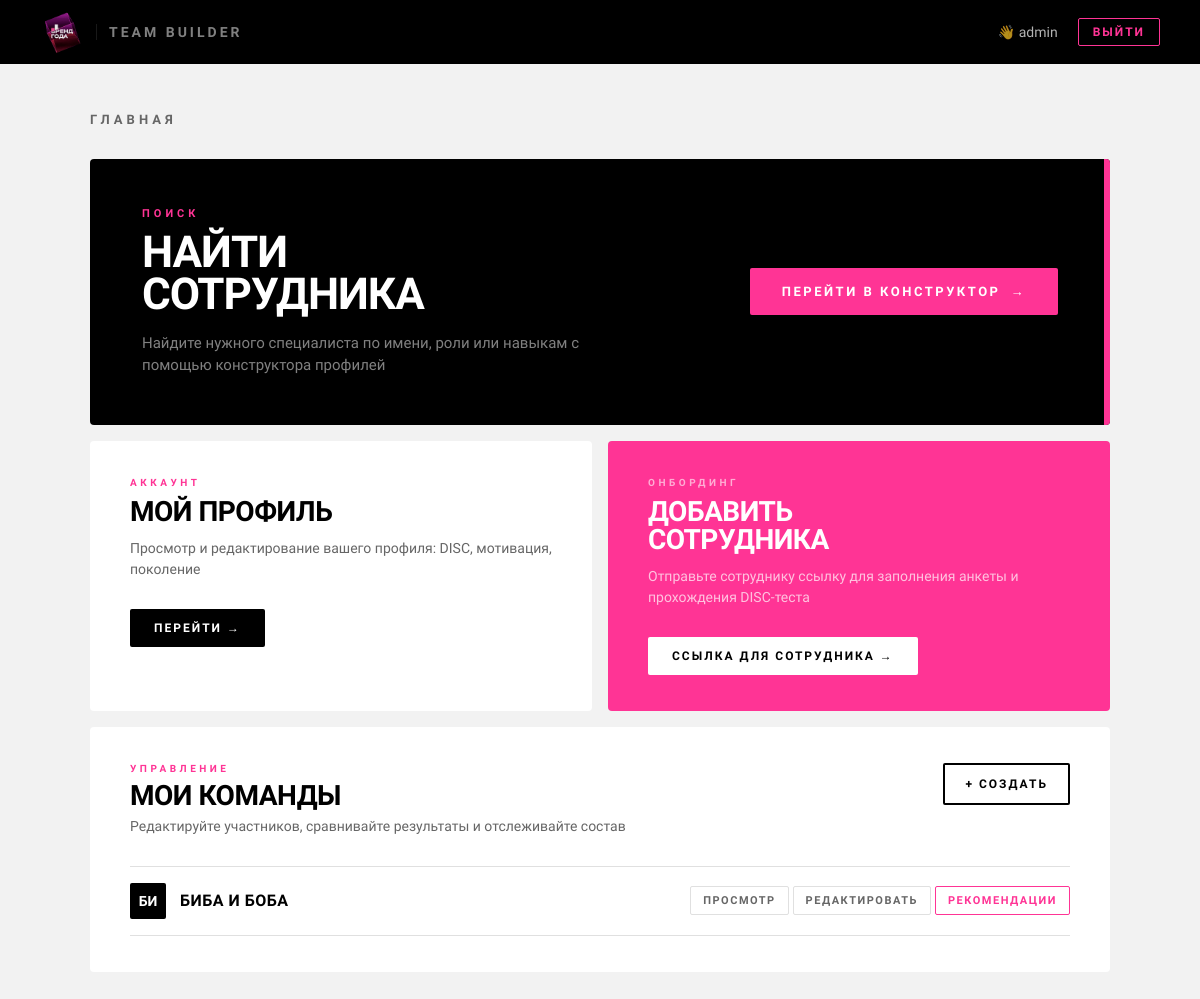
The page / (signed in) on the database as committed earlier.
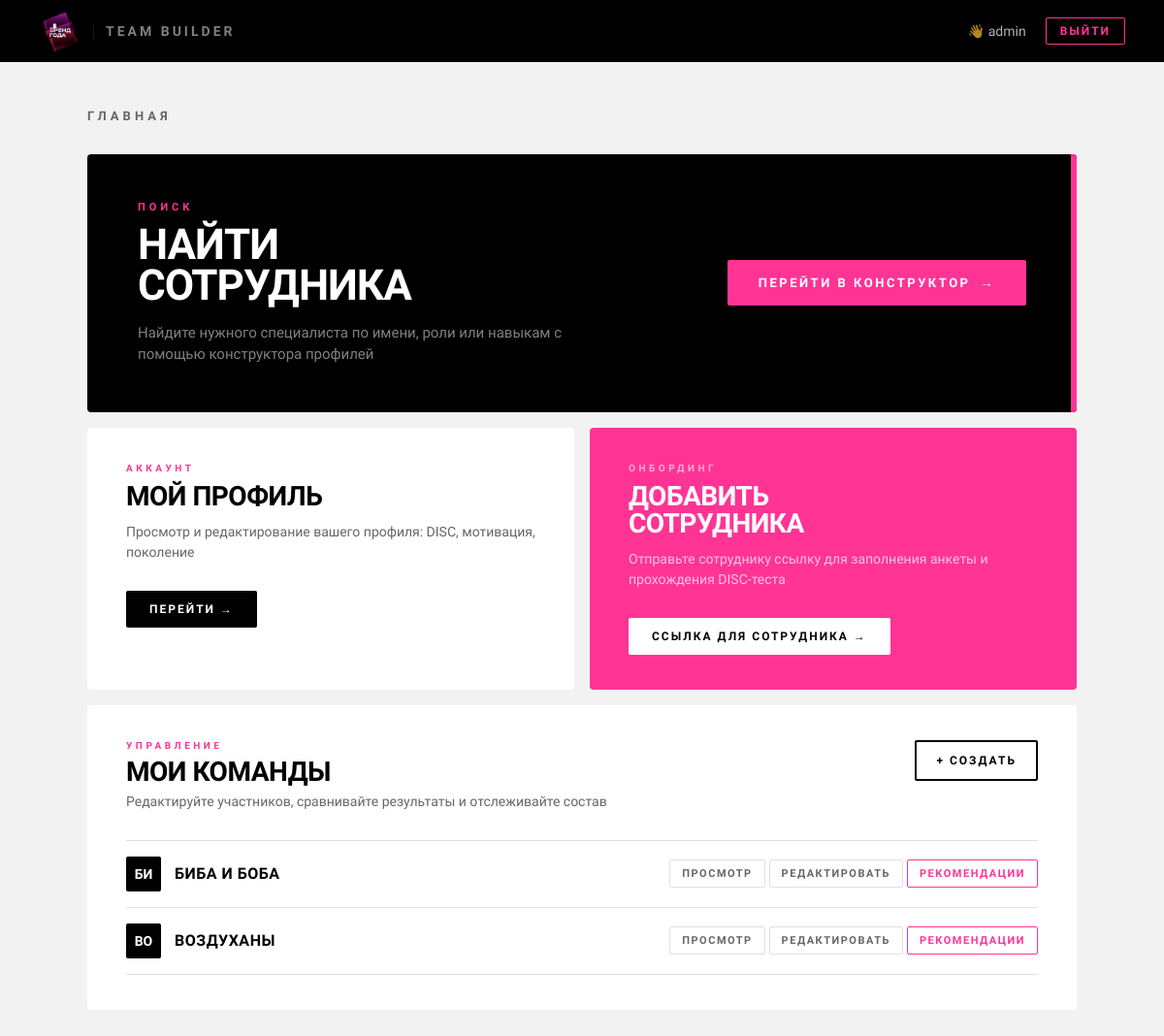
The same page on the database as committed later.
### profiles/models.py (models this page shows, shortened)
class Team(models.Model):
    manager     = models.ForeignKey(CustomUser, on_delete=models.CASCADE, related_name='teams')
    name        = models.CharField(max_length=150, verbose_name="Название команды")
    description = models.TextField(blank=True)
    created_at  = models.DateTimeField(auto_now_add=True)
    employees   = models.ManyToManyField('Employee', blank=True, related_name='teams')
    class Meta:
        verbose_name = "Команда"
        verbose_name_plural = "Команды"

### core/views.py (the view)
# urls.py: path('', home_view, name='home'),
@login_required
def home_view(request):
    teams = request.user.teams.all() if request.user.is_authenticated else []
    return render(request, 'home.html', {'teams': teams})

### templates/home.html (shortened to what this page needs)
{% load static %}
<!DOCTYPE html>
<html lang="ru">
<head>
    <link rel="stylesheet" href="{% static 'css/base.css' %}">
</head>
<body>
    <header class="header">
        <a href="/" class="logo">
            <img src="{% static 'img/logo.caf05db1.gif' %}" alt="Бренд года" class="logo-img">
            <span class="logo-app-name">Team Builder</span>
        </a>
        <div class="header-user">
            {% if user.is_authenticated %}
                <span class="header-username">👋 {{ user.username }}</span>
                <a href="{% url 'logout' %}" class="btn-logout">Выйти</a>
            {% else %}
                <a href="{% url 'login' %}" class="btn-logout">Войти</a>
            {% endif %}
        </div>
    </header>
    <main class="page">
        <p class="page-title">Главная</p>
        <div class="hero-card">
            <div>
                <p class="hero-label">Поиск</p>
                <h2 class="hero-title">Найти<br>сотрудника</h2>
                <p class="hero-desc">Найдите нужного специалиста по имени, роли или навыкам с помощью конструктора профилей</p>
            </div>
            <a href="{% url 'create_ideal_profile' %}" class="btn-primary">
                Перейти в конструктор
                <span>→</span>
            </a>
        </div>
        <div class="grid-2">
            <div class="card">
                <p class="card-eyebrow">Аккаунт</p>
                <h3 class="card-title">Мой профиль</h3>
                <p class="card-desc">Просмотр и редактирование вашего профиля: DISC, мотивация, поколение</p>
                <a href="{% url 'profile' %}" class="btn-secondary">Перейти →</a>
            </div>
            <div class="card" style="background: var(--pink);">
                <p class="card-eyebrow" style="color: rgba(255,255,255,0.6);">Онбординг</p>
                <h3 class="card-title" style="color: var(--white);">Добавить<br>сотрудника</h3>
                <p class="card-desc" style="color: rgba(255,255,255,0.7);">Отправьте сотруднику ссылку для заполнения анкеты и прохождения DISC-теста</p>
                <a href="{% url 'onboarding' %}" class="btn-secondary" style="background: var(--white); color: var(--black);">Ссылка для сотрудника →</a>
            </div>
        </div>
        <div class="teams-card">
            <div class="teams-header">
                <div class="teams-title-block">
                    <p class="card-eyebrow">Управление</p>
                    <h3 class="card-title">Мои команды</h3>
                    <p class="card-desc">Редактируйте участников, сравнивайте результаты и отслеживайте состав</p>
                </div>
                <a href="{% url 'team_create' %}" class="btn-create">+ Создать</a>
            </div>
            {% if teams %}
                <div class="teams-list">
                    {% for team in teams %}
                        <div class="team-item">
                            <div class="team-left">
                                <div class="team-avatar">{{ team.name|slice:":2"|upper }}</div>
                                <span class="team-name">{{ team.name }}</span>
                            </div>
                            <div class="team-actions">
                                <a href="{% url 'team_detail' team.id %}" class="team-btn">Просмотр</a>
                                <a href="{% url 'team_edit' team.id %}" class="team-btn">Редактировать</a>
                                <a href="{% url 'create_ideal_profile' %}" class="team-btn accent">Рекомендации</a>
                            </div>
                        </div>
                    {% endfor %}
                </div>
            {% endif %}
        </div>
    </main>
</body>
</html>

Rows that differ between the two databases and show on the page:
added Team: name "ВО", name "ВОЗДУХАНЫ"
